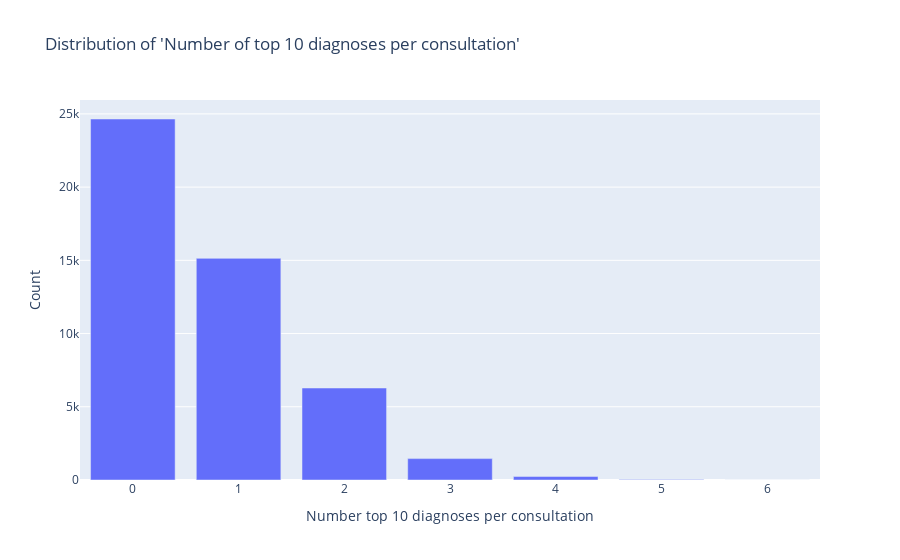

This figure's notebook cell:
### Code cell
# distribution "number of top 10 diagnoses per consultation" 
number_top10_diagnoses_per_consultation = diagnoses[top10_diagnoses["diagnosis"]].sum(axis=1).value_counts().to_frame().reset_index()
number_top10_diagnoses_per_consultation.columns = ["Number top 10 diagnoses per consultation", "count"]
fg = px.bar(number_top10_diagnoses_per_consultation, x="Number top 10 diagnoses per consultation", y="count", title="Distribution of 'Number of top 10 diagnoses per consultation'", labels={"count": "Count"} )
fg.show()

### Figure 1 — Plotly figure (JSON) as saved in the notebook; plotly's stock layout.template omitted (floating-point values rounded to 4 significant figures)
{"data": [{"alignmentgroup": "True", "hovertemplate": "Number top 10 diagnoses per consultation=%{x}<br>Count=%{y}<extra></extra>", "legendgroup": "", "marker": {"color": "#636efa", "pattern": {"shape": ""}}, "name": "", "offsetgroup": "", "orientation": "v", "showlegend": false, "textposition": "auto", "type": "bar", "x": [0, 1, 2, 3, 4, 5, 6], "xaxis": "x", "y": [24651, 15135, 6282, 1460, 235, 40, 3], "yaxis": "y"}], "layout": {"barmode": "relative", "legend": {"tracegroupgap": 0}, "title": {"text": "Distribution of 'Number of top 10 diagnoses per consultation'"}, "xaxis": {"anchor": "y", "domain": [0, 1], "title": {"text": "Number top 10 diagnoses per consultation"}}, "yaxis": {"anchor": "x", "domain": [0, 1], "title": {"text": "Count"}}}}
